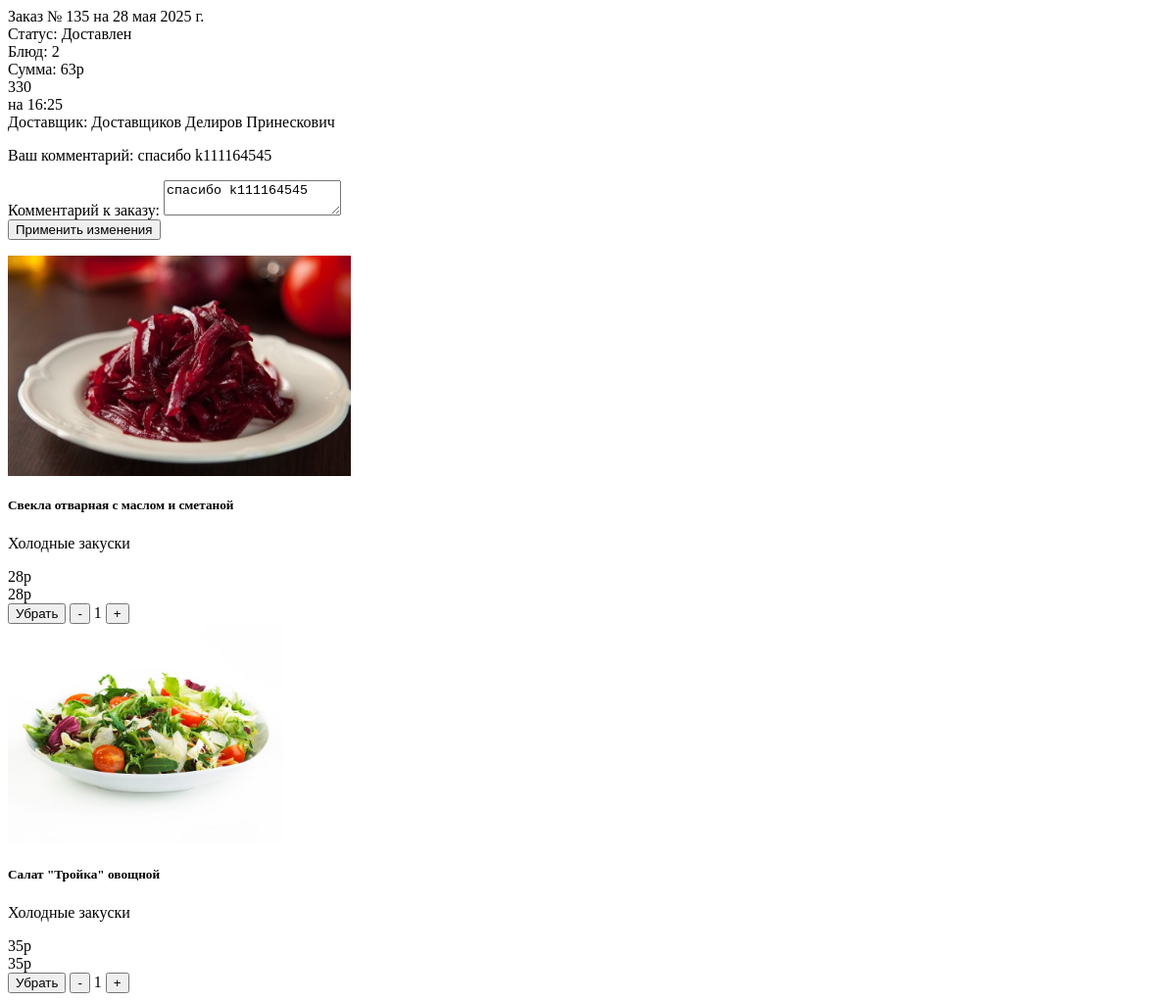
Before: /order/135/ (signed in) with the older database file.
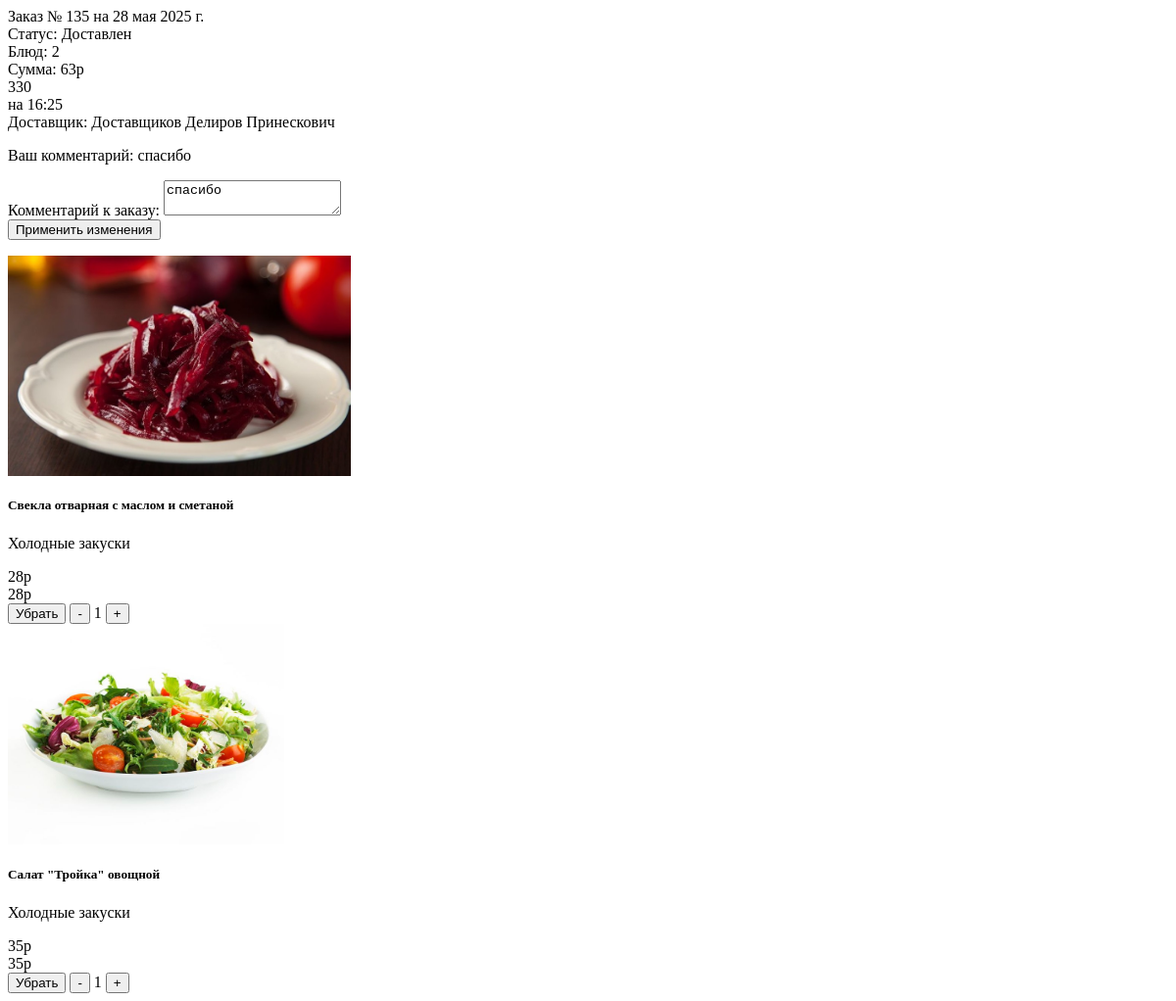
After: the same page with the newer database file.
### apt_delivery_app/models/m_order.py (models this page shows, shortened)
class Order(models.Model):
    user = models.ForeignKey(
        'User',
        on_delete=models.CASCADE,
        verbose_name='Пользователь',
    )
    date_create = models.DateTimeField(
        verbose_name='Дата заказа',
        auto_now_add=True
    )
    order_date = models.TimeField(
        default=get_default_created_at,
        verbose_name='Время получения заказа'
    )
    status = models.ForeignKey(
        'Status',
        on_delete=models.CASCADE,
        verbose_name='Статус',
        default=1
    )
    result = models.CharField(
        max_length=50,
        verbose_name='Причина отказа',
        blank=True, null=True
    )
    user_comment = models.TextField(
        blank=True,
        null=True,
        verbose_name='Комментарий пользователя к заказу',
        help_text='Не обязательное поле'
    )
    cab = models.ForeignKey(
        'Cabinet',
        on_delete=models.CASCADE,
        verbose_name='Кабинет',
        default=1
    )
    deliver = models.ForeignKey(
        'User',
        on_delete=models.SET_NULL,
        related_name='courier_orders',
        blank=True,
        null=True,
        limit_choices_to={'groups__name': 'deliver'},
        verbose_name="Курьер"
    )
    @property
    def total_amount(self):
        total = 0
        for item in self.ordermeal_set.all():  # ordermeal_set - обратный related_name
            total += item.meal.price * item.amount
        return total
    total_amount.fget.short_description = 'Сумма заказа'
    @property
    def amount(self):
        return self.ordermeal_set.filter(order=self.pk).aggregate(Sum('amount'))['amount__sum']
    amount.fget.short_description = 'Количество'
    @property
    def meals(self):
        return self.ordermeal_set.filter(order=self.pk)
    class Meta:
        verbose_name = 'Заказ'
        verbose_name_plural = 'Заказы'
    is_paid = models.BooleanField(
        default=False,
        verbose_name='Оплачен'
    )
    qr_code = models.CharField(
        max_length=100,
        unique=True,
        blank=True,
        null=True,
        verbose_name='QR код для подтверждения'
    )

### apt_delivery_app/models/m_status.py (models this page shows)
class Status(models.Model):
    name = models.CharField(max_length=30)
    code = models.CharField(max_length=30, null=True)
    class Meta:
        verbose_name = 'Статус'
        verbose_name_plural = 'Статусы'
    def __str__(self):
        return self.name

### apt_delivery_app/models/m_ordermeal.py (models this page shows, shortened)
class OrderMeal(models.Model):
    order = models.ForeignKey('Order', on_delete=models.CASCADE, verbose_name="Заказ")
    meal = models.ForeignKey('Meal', on_delete=models.CASCADE, verbose_name="Блюдо")
    amount = models.IntegerField(verbose_name='Количество товаров')
    class Meta:
        verbose_name = 'Заказ блюд'
        verbose_name_plural = 'Заказы блюд'
    @property
    def total_amount(self):
        return self.meal.price * self.amount
    @property
    def quantity(self):
        return self.amount

### apt_delivery_app/models/m_meal.py (models this page shows, shortened)
class Meal(models.Model):
    name = models.CharField(
        max_length=150,
        verbose_name="Название"
    )
    price = models.IntegerField(
        verbose_name="Цена (руб.)"
    )
    out = models.CharField(
        max_length=10,
        verbose_name="Выход"
    )
    image = models.ImageField(
        upload_to='images',
        verbose_name="Изображение",
        default='meal.png'
    )
    category = models.ForeignKey(
        'Category',
        on_delete=models.CASCADE,
        verbose_name="Категория",
    )
    quantity = models.IntegerField(
        default=3,
        verbose_name="Количество"
    )
    @property
    def in_menu(self):
        from .m_menu import Menu
        today = timezone.now().date()
        menus = Menu.objects.filter(date=today, meal=self)
        return menus.exists()
    class Meta:
        verbose_name = 'Блюдо'
        verbose_name_plural = 'Блюда'

### apt_delivery_app/models/m_cabinet.py (models this page shows)
class Cabinet(models.Model):
    num = models.CharField(
        max_length=10,
        verbose_name="Номер"
    )
    name = models.CharField(
        max_length=100,
        verbose_name="Название"
    )
    def __str__(self):
        return self.num
    class Meta:
        verbose_name = 'Кабинет'
        verbose_name_plural = 'Кабинеты'

### apt_delivery_app/models/m_user.py (models this page shows)
class User(AbstractUser):
    username = (
        models.CharField(
            'Логин',
            max_length=150,
            unique=True,
            help_text="Обязательное поле. Только латиница, цифры и тире.",
            validators=[LoginValidator()],
            error_messages={"unique": _("Пользователь с таким именем уже существует"), })
    )
    first_name = models.CharField(
        _("first name"),
        max_length=150,
        validators=[NameValidator()]
    )
    last_name = models.CharField(
        _("last name"),
        max_length=150,
        validators=[NameValidator()]
    )
    patronymic = models.CharField(
        'Отчество',
        max_length=150,
        blank=True,
        validators=[NameValidator()]
    )
    def is_deliver(self):
        return self.groups.filter(name='deliver').exists()
    def is_operator(self):
        return self.groups.filter(name='operator').exists()
    def __str__(self):
        return "%s %s %s" % (self.last_name, self.first_name, self.patronymic,)

### apt_delivery_app/models/m_category.py (models this page shows, shortened)
class Category(models.Model):
    name = models.CharField(
        max_length=20,
        verbose_name="Название"
    )
    class Meta:
        verbose_name = 'Категория'
        verbose_name_plural = 'Категории'

### apt_delivery_app/views/v_order.py (the view)
# urls.py: path('order/<int:pk>/', views.order_modal, name='order_modal'),
@login_required
def order_modal(request, pk=0):
    context = {'order': Order.objects.get(pk=pk)}
    context['cabs'] = sorted(Cabinet.objects.all(), key=sort_cabs)
    return render(request, 'order/elements/order_modal.html', context)

### apt_delivery_app/views/v_cart.py (called while the page is built)
def sort_cabs(cabinet):
    if re.match(r'^\d', cabinet.num):
        return (1, cabinet.num)  # Сначала сортировка по 1 (цифровые), затем по номеру
    else:
        return (0, cabinet.num)  # Сначала сортировка по 0 (нецифровые), затем по номеру

### apt_delivery_app/templates/order/elements/order_modal.html (shortened to what this page needs)
{% load humanize %}
<div class="bg-white rounded-2 overflow-hidden shadow-sm mb-3 px-3 py-4" data-order-id="{{order.id}}">
    <div class=" ">
        <div class="row justify-content-center align-items-center w-100">
                            <span class="col-auto fs-4 ">Заказ №
                                {{ order.id }} на {{order.date_create|naturalday}}</span>
            <div class="col">
                <div class="row order_view btn-group p-0 m-0 order_info  bg-white"
                     data-id="{{ order.id }}">
                    <div class="col-auto btn
                                                {% if order.status.id  == 1%} btn-primary
                                                {% elif order.status.id == 2 or order.status.id == 7 or order.status.id == 5 %}btn-success
                                                {% elif order.status.id == 3%}btn-danger
                                                {% else %}btn-outline-primary{%endif%}">
                        Статус: <span data-id="{{order.id}}"> {{ order.status }} </span>
                    </div>
                    <div class="col-auto btn btn-outline-primary">
                        <span>Блюд:</span>
                        {{ order.amount }}
                    </div>
                    <div class=" col-auto btn btn-outline-primary">
                        <span>Сумма:</span>
                        {{order.total_amount}}р
                    </div>
                </div>
            </div>
            <span class="col-auto fs-4">
                <div class="row row-cols-1 text-end">
                    <div class="col order-cab">
                        {{order.cab}}
                    </div>
                    <div class="col order-time">
                        на <span>{{ order.order_date }}</span>
                    </div>
                </div>
            </span>
            {% if order.deliver%}
            <div class="deliver-info col-12">
                <div class="row">
                    <div class="col">Доставщик: {{order.deliver}}</div>
                </div>
            </div>
            {% endif%}
            <div class="col-12">
                <p class="order-comment">{% if order.user_comment %}Ваш комментарий: <span>{{order.user_comment}}</span>{% endif %}</p>
            </div>
        </div>
    </div>
</div>
<div class="ordermeal-item"
     id="order_{{ order.id }}">
    <div class=" cart" data-id="{{ order.id }}">
        {% if order.status.code == 'new' or order.status.code == 'delivered' %}
        <form action="" class="row row-cols-1 gap-3 mb-3" data-order-id="{{order.id}}" method="post">
            {% if order.status.code == 'new' %}
            <div class="col-auto">
                <label>Время получения заказа:</label>
                <input class="form-control" name="order_date" type="time"
                       value="{{order.order_date|date:'H:i' }}">
            </div>
            <div class="col-auto">
                <label>Место доставки:</label>
                <select class="form-select" id="cab" name="cab">
                    {% for cab in cabs %}
                    {% if order.cab.id == cab.id %}
                    <option selected value="{{ cab.id }}">
                        {{ cab.num }} | {{ cab.name }}
                    </option>
                    {% else %}
                    <option value="{{ cab.id }}">
                        {{ cab.num }} | {{ cab.name }}
                    </option>
                    {% endif %}
                    {% endfor %}
                </select>
            </div>
            <div class="col">
                <label>Комментарий к заказу:</label>
                <textarea class="form-control" name="user_comment">{{order.user_comment}}</textarea>
            </div>
            {% elif order.status.code == 'delivered' %}
            <div class="col">
                <label>Комментарий к заказу:</label>
                <textarea class="form-control" name="user_comment">{{order.user_comment}}</textarea>
            </div>
            {% endif %}
            <div class="col-12">
                <button class="btn btn-primary order_update" data-order-id="{{order.id}}" type="submit">
                    Применить изменения
                </button>
            </div>
        </form>
        {% include 'cart/elements/cart_items.html' with carts=order.meals %}
        {% else %}
        {% for meal in order.meals %}
        {% include 'order/elements/order_item_meals.html'%}
        {% endfor %}
        {% endif %}
    </div>
</div>

### apt_delivery_app/templates/cart/elements/cart_items.html (shortened to what this page needs)
{% for cart in carts %}
<div class="card shadow-sm h-100  d-flex mb-3 {% if not cart.meal.in_menu or cart.meal.quantity == 0 %}opacity-50 position-relative{% endif%}"
     data-id="{{cart.meal.id}}">
    <div class="row">
        <div class="col-md-4">
            <img src="{{cart.meal.image.url}}" class="card-img-top object-fit-contain " height="225"
                 alt="катринка с блюдом">
        </div>
        <div class="col-md-8 d-flex">
            <div class="card-body d-flex flex-column justify-content-between h-100">
                <div>
                    <h5 class="card-title name_meal">{{cart.meal.name}}</h5>
                    <p class="card-text name_cat">{{cart.meal.category.name}}</p>
                </div>
                <div class=" fs-3 fw-semibold d-flex justify-content-between">
                    <div><span class="price_meal">{{cart.meal.price}}</span>р</div>
                    <div><span class="total_amount">{{cart.total_amount}}</span>р</div>
                </div>
                <div class="d-flex justify-content-between align-items-center flex-wrap">
                    <div class="card-button d-flex justify-content-center align-items-center gap-3 w-100">
                        <button class="cart_remove btn btn-danger  me-auto"
                                data-id="{{ cart.meal.id }}"
                                data-order-id="{{order.id}}">Убрать
                        </button>
                        <button class="btn btn-primary sub-from-cart-button"
                                data-id="{{ cart.meal.id }}"
                                data-order-id="{{order.id}}">-
                        </button>
                        <span>{{cart.quantity}}</span>
                        <button class="add-to-cart-button btn btn-primary cart_add"
                                data-id="{{ cart.meal.id }}"
                                data-order-id="{{order.id}}">+
                        </button>
                    </div>
                </div>
            </div>
        </div>
    </div>
</div>
{% endfor %}

Changed rows visible on the page:
changed Order "Доставлен": user_comment "спасибо k111164545" → "спасибо"
